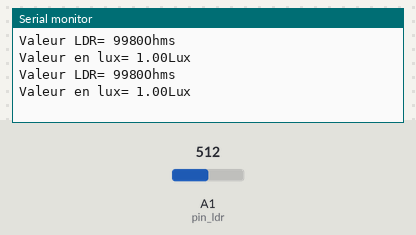
A sketch run on a simulated Arduino Uno, built with avr-gcc and run on an emulated ATmega328P. On the bench: the last lines printed to the serial monitor. Inputs (shaded band) come from the test bench; at power-on: A1 (pin_ldr) = 512.

Above: at 10.8 s.
10.9 s: A1 (pin_ldr) set to 716
At 20.7 s:
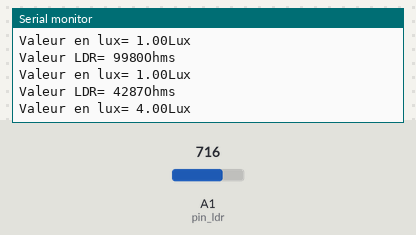
20.9 s: A1 (pin_ldr) set to 900
At 31.0 s:
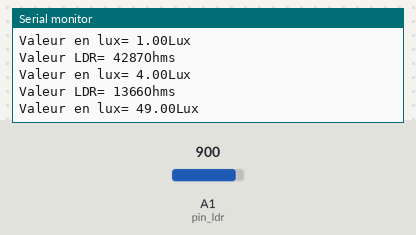
Timing chart, 0 to 32.5 s (numbered marks = the images above; inputs shaded):
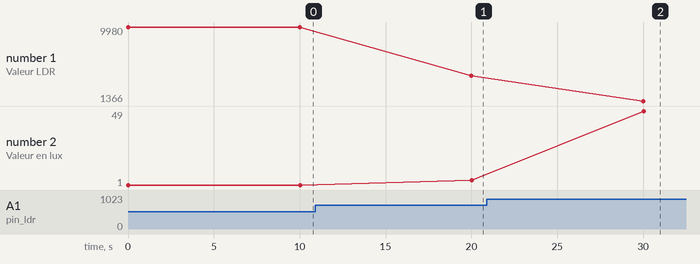

Measured:
- after the input at 10.9 s, the serial monitor: prints a new line after 9.1 s (image 1)
- after the input at 20.9 s, the serial monitor: prints a new line after 9.1 s (image 2)
- plotted number 1: 9980 → 4287 after the input at 10.9 s, 4287 → 1366 after the input at 20.9 s
- plotted number 2: 1 → 4 after the input at 10.9 s, 4 → 49 after the input at 20.9 s

The sketch:

Test_LDR.ino
```cpp
//Pour le calcul de la valeur de la photorésistance
#define pin_ldr A1
#define valeurDeLaResistanceFixe 10000  //10k en série avec la photorésistance
float k= 0.5;
#define tension_alim 3.3

void setup() {
  // put your setup code here, to run once:
  Serial.begin(9600);
}

void loop() {
  // put your main code here, to run repeatedly:
  //Capteur de lumière LDR
  int val_R_fixe= analogRead(pin_ldr);
  float tension_LDR=(val_R_fixe*tension_alim)/1023.0;
  long LDR = valeurDeLaResistanceFixe * (tension_alim - tension_LDR) / tension_LDR; // Valeur de la résistance LDR
  float Lux = pow(valeurDeLaResistanceFixe/LDR,1.0/k );  //calcul pour convertir en lux
  Serial.println("Valeur LDR= " + String(LDR) +"Ohms");
  Serial.println("Valeur en lux= " + String(Lux) +"Lux");
  delay(10000);
}
```
